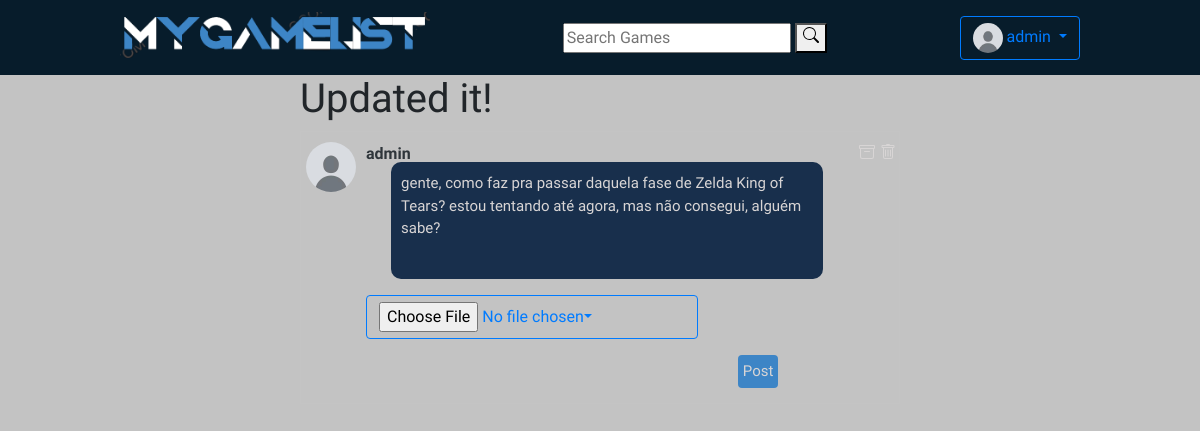
Screenshot of /feed/post-16/edit/ (signed in) with the database file from the repository.
### user/models.py (models this page shows, shortened)
class Profile(models.Model):
    user = models.OneToOneField(User, on_delete=models.CASCADE)
    nick = models.TextField(max_length=20)
    avatar = models.FileField(null=True, blank=True, upload_to=profile_upload_handler)
    register_date = models.DateTimeField(User, auto_now=True)
    birth_date = models.DateField(null=True)
    follow = models.ManyToManyField("self", blank=True, symmetrical=False, related_name='followed_by')
    def create_profile(sender, instance, created, **kwargs):
        if created:
            user_profile = Profile(user=instance, nick=instance.username, avatar='avatar_images/default_userimage.jpg')
            user_profile.save()
            user_profile.follow.set([instance.profile.id])
            user_profile.save()
            user_settings = Settings(profile=user_profile)
            user_settings.save()
    post_save.connect(create_profile, sender=User)

### feed/models.py (models this page shows, shortened)
class Post(models.Model):
        user = models.ForeignKey(
            Profile, related_name='post',
            on_delete=models.CASCADE
        )
        body = models.CharField(max_length=300)
        post_father = models.BigIntegerField(primary_key=False, blank=True, null=True)
        archive = models.FileField(upload_to=post_upload_handler, blank=True, null=True)
        created_at = models.DateTimeField(auto_now_add=True)
        likes = models.ManyToManyField(User, related_name='post_like', blank=True)
        edited = models.BooleanField(blank=True)
        filed = models.BooleanField(blank=True)
        deleted = models.BooleanField(blank=True)

### feed/views.py (the view, shortened to what this page needs)
# urls.py: path('feed/post-<int:pk>/edit/', PostUpdate.as_view(), name='edit-post'),
class PostUpdate(UpdateView):
    model = Post
    form_class = PostForms
    template_name = template_name = 'feed/update.html'

### feed/forms.py
class PostForms(ModelForm):
    body = forms.CharField(
        required=False,
        label='',
        widget=forms.widgets.Textarea(
            attrs={
                'placeholder': "what's up!?",
                'name': 'text',
                'maxLength': '320',
                'rows': '2',
                'cols': '10',
                'required': 'True',
            }
            )
        )
    archive = forms.FileField(
        required=False,
        label='',
        widget=forms.widgets.ClearableFileInput(
            attrs={
                'class': 'btn btn-outline-primary dropdown-toggle',
            }
        )
        )
    class Meta:
        model = Post
        exclude = ('user', 'likes', 'post_father', 'edited', 'deleted', 'filed',)

### feed/templates/feed/update.html (shortened to what this page needs)
{% extends 'feed.html' %}
{% load static %}
{% block content %}
{% if user.is_authenticated and user.profile == post.user and not post.deleted and not post.filed %}
<div class="containerFeed">
    <div class="columnLe"></div>
    <div class="collumnMid">
        <h1>Updated it!</h1>
        <div class="divBorder">
            <div href="{% url 'post' post.id %}">
                <div class="postHead">
                    <div class="postPfp">
                        <a href="{% url 'profile' post.user.id %}">
                            <img src="{{ post.user.avatar.url }}" />
                        </a>
                    </div>
                    <div class="userName">
                        <a class="userName" href="{% url 'profile' post.user.id %}">
                            <b>{{ post.user.nick }}</b>
                        </a>
                    </div>
                    {% if post.user == user.profile %}
                    <div style="margin-left: auto;" class="archiveBtn">
                        <a style="width: 20px;" href="{% url 'file-post' post.id %}">
                            <button>
                            </button>
                        </a>
                    </div>
                    <div class="trashBtn">
                        <a style="width: 20px;" href="{% url 'delete-post' post.id %}">
                            <button>
                            </button>
                        </a>
                    </div>
                    {% endif %}
                </div>
            </div>
            <div class="postBody">
                <div class="postContent">
                    <div class="postInput">
                        <form style="width: 85%;" enctype="multipart/form-data" method="POST">
                            {{ form.as_p }}
                            <div class="postBtn">
                                <input class="submit" type="submit" name="submit" value="Post" />
                            </div>
                        </form>
                    </div>
                </div>
            </div>
        </div>
    </div>
    <div class="columnRi"></div>
</div>
{% endif%}
{% endblock %}

### home/templates/home.html (shortened to what this page needs)
{% load static %}
<!DOCTYPE html>
<html lang="en">
<head>
    <link rel="stylesheet" href="https://cdn.jsdelivr.net/npm/bootstrap@4.0.0/dist/css/bootstrap.min.css"
>
    <link rel="stylesheet" href="{% static 'css/global.css' %}">
    <link rel="stylesheet" href="{% static 'css/header.css' %}">
    <link rel="stylesheet" href="{% static 'css/gamecard.css' %}">
    {% block css %}
    {% endblock %}
</head>
<body>
    <nav>
        <div>
            <div>
                <h1>
                    <a href="{% url 'home' %}"><img src="/static/img/logo.png" width="310" height="45.8"
                            alt="Logo" /></a>
                </h1>
            </div>
            <div>
                <form method=POST action="{% url 'search' %}">
                    <input type="text" placeholder="Search Games" name="searched" />
                    <button>
                        <div>
                        </div>
                    </button>
                </form>
            </div>
            <div>
                {% if user.is_authenticated %}
                <div class="dropdown">
                    <button class="btn btn-outline-primary dropdown-toggle" type="button" id="dropdownMenuButton"
                        data-toggle="dropdown" aria-haspopup="true" aria-expanded="false">
                        <img src="{{ user.profile.avatar.url }}" width="30" height="30" alt="logo"
                            style="border-radius: 30px;">
                        {{ user.profile.nick }}
                    </button>
                </div>
                {% endif %}
            </div>
        </div>
    </nav>
    {% block content %}{% endblock %}
</body>
</html>

### static/css/global.css (style rules this page uses)
body { background: #C3C3C3; font-family: "Sofia Sans Semi Condensed", 'Courier New', Courier, monospace; margin: 0; padding: 0; }
a { color: #2F363B; text-decoration: none; }

### static/css/header.css (style rules this page uses)
nav { width: 100%; height: 75px; background: #071c2b; }
nav>div { width: 80%; height: 100%; margin: 0 auto; display: flex; flex-direction: row; justify-content: space-between; align-items: center; }

### static/css/feed.css (style rules this page uses)
.containerFeed { display: flex; }
.columnLe, .columnRi, .columnMid { flex: 1; }
.collumnMid { flex: 2; }
.divBorder { border: solid 0.25px rgba(200, 200, 200, 0.2); padding: 5px; padding-top: 10px; }
.postInput { display: flex; }
.postInput textarea { font-family: "Sofia Sans Semi Condensed", 'Courier New', Courier, monospace; width: 100%; height: 117px; resize: none; background-color: rgb(24, 47, 76); color: #d8d5d5; border: none; outline: none; padding-top: 10px; padding-bottom: 2px; padding-left: 10px; font-size: 15px; border-radius: 10px; margin-left: 25px; margin-right: 25px; display: flex; flex-direction: row; align-items: center; }
.uploadBtn, .postBtn { display: flex; justify-content: flex-end; margin-top: 10px; margin-bottom: 10px; margin-right: 4.5%; }
.uploadBtn input, .postBtn input { font-family: "Sofia Sans Semi Condensed", 'Courier New', Courier, monospace; background-color: #3d85c6; color: #d8d5d5; border: none; outline: none; cursor: pointer; padding: 5px; border-radius: 4px; font-size: 15px; }
.postPfp { display: flex; width: 50px; height: 50px; }
.postPfp img { width: 100%; height: 100%; object-fit: cover; border-radius: 25px; }
.postHead, .postFooter { display: flex; justify-content: flex-start; }
.userName { margin-left: 5px; height: min-content; width: max-content }
.archiveBtn, .trashBtn { display: flex; margin-left: 1px; }
.archiveBtn button, .editBtn button, .trashBtn button { color: #d8d5d5; background: none; border: none; cursor: pointer; height: min-content; width: max-content; }
.trashBtn svg { margin-left: 0px; }
.postBody { margin-left: 60px; margin-right: 20px; margin-top: -30px; }

### rows the page displays
Post: user.avatar (placeholder picture), user.nick "admin", body "gente, como faz pra passar daquela fase de Zelda King of Tears? estou tentando até agora, mas não consegui, alguém sabe?"

### other values shown
{{ user.profile.nick }} "admin"
